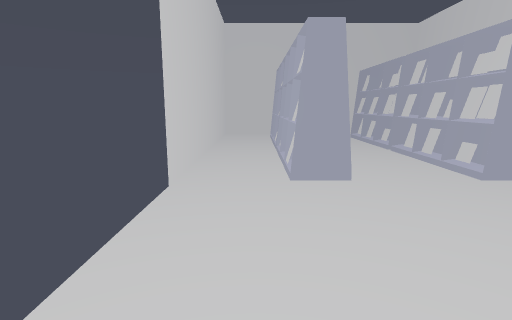
View 1 (above)

16 first-person views from a walk through a Godot game level. The camera is 1.2 m above the floor, tilts 10° down and sees 80° across. The floor is counted in squares, 0.5 m on a side. Each view is taken from the middle of a square. On the plan, view 1 faces up. The plan holds only what a view shows up to about 19 squares ahead; the rest is blank. The place goes on beyond the plan. Surface patterns are stand-ins for the level's own textures.

View 2
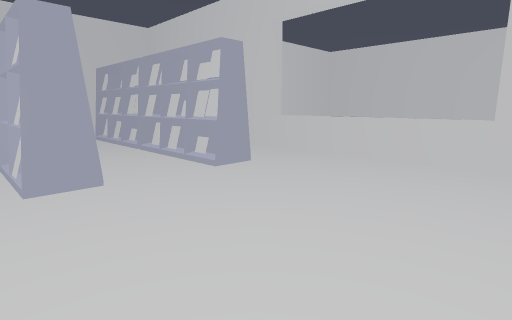

View 3
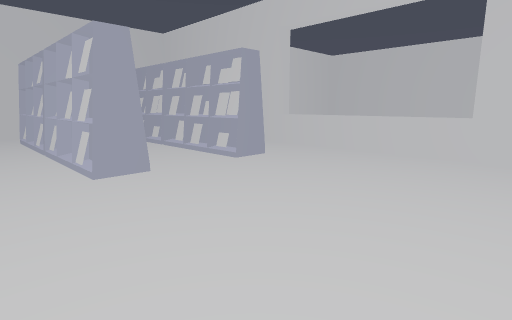

View 4
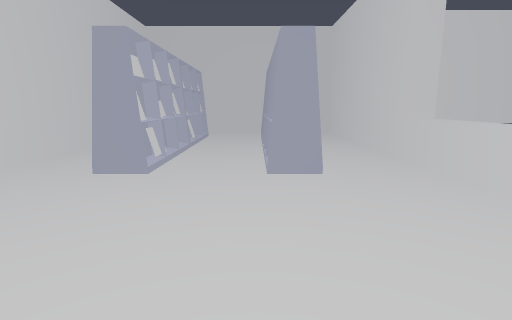

View 5
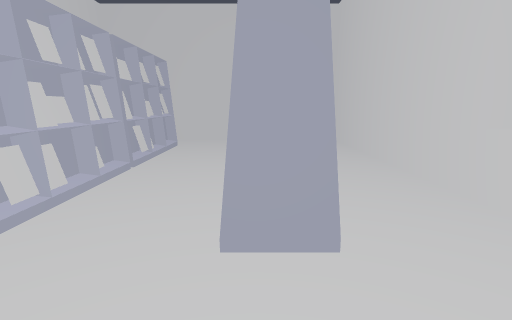

View 6
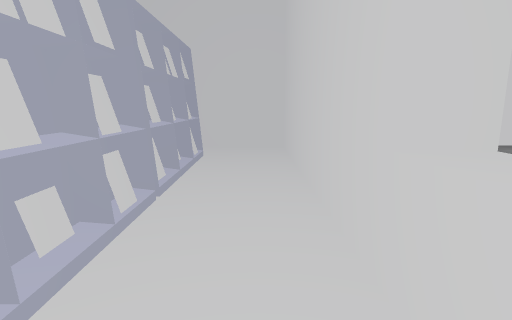

View 7
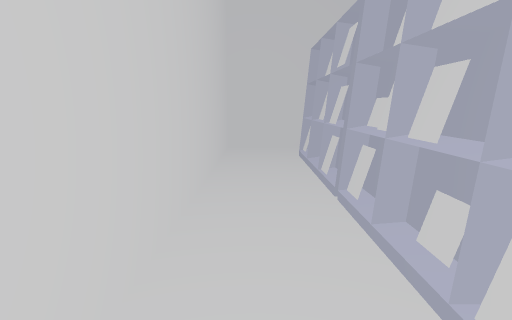

View 8
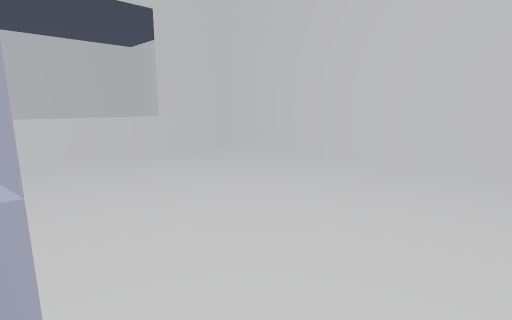

View 9
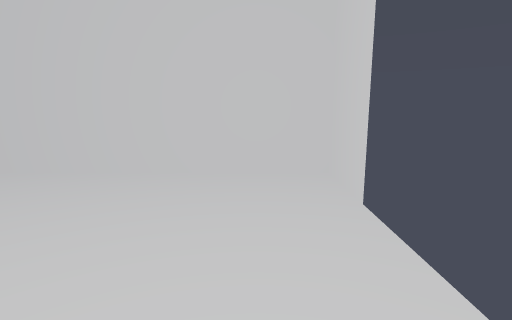

View 10
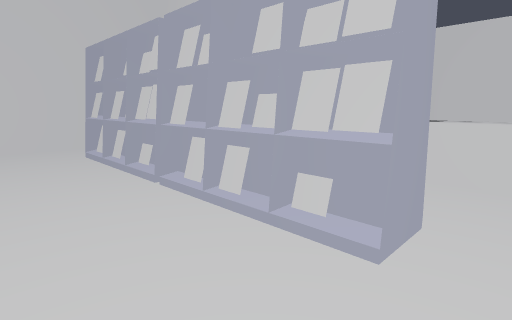

View 11
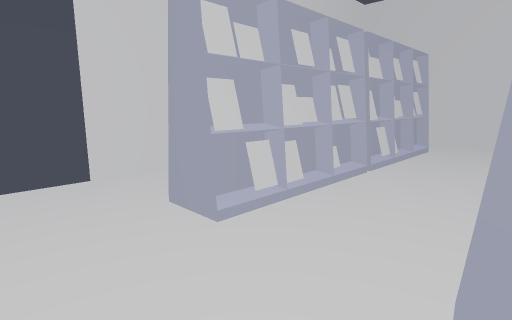

View 12
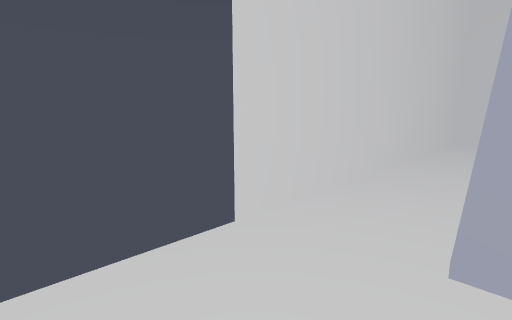

View 13
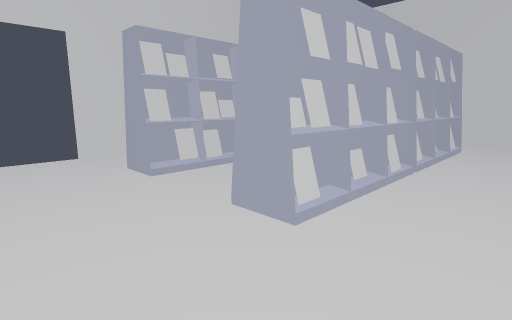

View 14
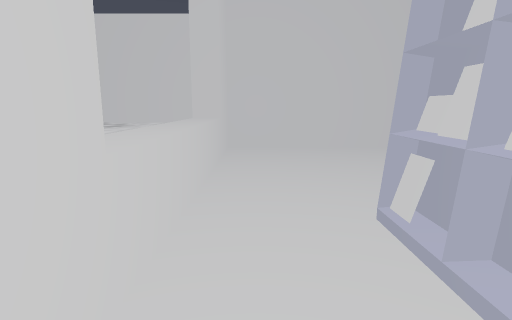

View 15
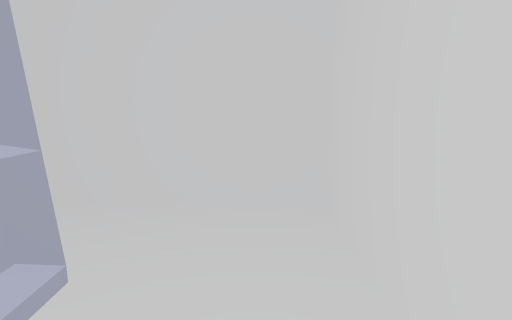

View 16
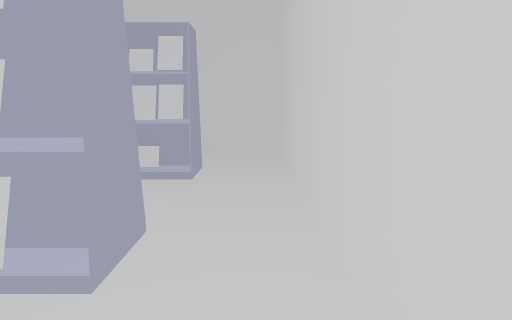

### Floor plan
Key: @ floor where view 1 was taken; # wall or solid block; . floor; ≈ water the walk keeps out of; ^ raised ledge; S shelf.
Columns run from 3 left of view 1 to 15 right of it. Each row starts with its distance up from view 1.
 27 ##################
 26 #................#
 25 #................#
 24 #...SSS....SS....#
 23 #...SSS....SS....#
 22 #...SSS....SS....#
 21 #...SSS....SS....#
 20 #...SSS....SS....#
 19 #...SSS....SS....#
 18 #...SSS....SS....#
 17 #...SSS....SS....#
 16 #...SSS....SS....#
 15 #...SSS....SS....#
 14 #...SSS....SS....#
 13 #...SSS....SS....#≈
 12 #...SSS....SS....^^
 11 #...SSS....SS....^^
 10 #...SSS....SS....^^
  9  ................^^
  8  ................^^
  7  ................^^
  6  ................^^
  5  ................^^
  4  ................^^
  3  ................^
  2  ................^^
  1 #................#
  0 #..@.............#
 -1 #................#
 -2 ##################

Where each view was taken, in squares from view 1:
view 1: 0 up, 0 right, facing up
view 2: 0 up, 0 right, facing up-right
view 3: 1 down, 2 left, facing up-right
view 4: 1 down, 7 right, facing up
view 5: 5 up, 8 right, facing up
view 6: 9 up, 12 right, facing up
view 7: 9 up, 1 left, facing up
view 8: 10 up, 1 left, facing down-right
view 9: 9 up, 0 right, facing down
view 10: 8 up, 3 right, facing up-right
view 11: 6 up, 8 right, facing up-left
view 12: 5 up, 2 right, facing up-left
view 13: 5 up, 13 right, facing up-left
view 14: 16 up, 12 right, facing down
view 15: 20 up, 12 right, facing up
view 16: 26 up, 13 right, facing left
